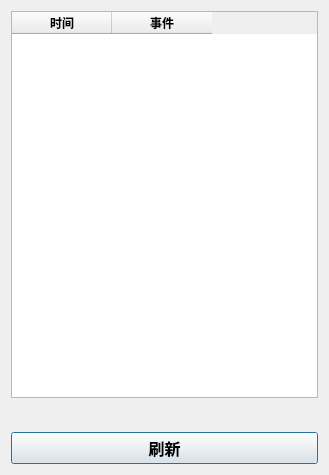
<?xml version="1.0" encoding="UTF-8"?>
<ui version="4.0">
 <class>Dialog_deviceLog</class>
 <widget class="QDialog" name="Dialog_deviceLog">
  <property name="geometry">
   <rect>
    <x>0</x>
    <y>0</y>
    <width>329</width>
    <height>475</height>
   </rect>
  </property>
  <property name="sizePolicy">
   <sizepolicy hsizetype="Fixed" vsizetype="Preferred">
    <horstretch>0</horstretch>
    <verstretch>0</verstretch>
   </sizepolicy>
  </property>
  <property name="windowTitle">
   <string>小安宝设备查询软件</string>
  </property>
  <layout class="QVBoxLayout" name="verticalLayout">
   <item>
    <widget class="QTableWidget" name="tableWidget">
     <property name="font">
      <font>
       <pointsize>9</pointsize>
       <weight>75</weight>
       <italic>false</italic>
       <bold>true</bold>
      </font>
     </property>
     <column>
      <property name="text">
       <string>时间</string>
      </property>
     </column>
     <column>
      <property name="text">
       <string>事件</string>
      </property>
     </column>
    </widget>
   </item>
   <item>
    <widget class="QLabel" name="label_Refresh">
     <property name="font">
      <font>
       <family>SimSun-ExtB</family>
       <pointsize>12</pointsize>
      </font>
     </property>
     <property name="text">
      <string/>
     </property>
     <property name="alignment">
      <set>Qt::AlignCenter</set>
     </property>
    </widget>
   </item>
   <item>
    <widget class="QPushButton" name="pushButton_Refresh">
     <property name="font">
      <font>
       <family>Agency FB</family>
       <pointsize>12</pointsize>
       <weight>75</weight>
       <bold>true</bold>
      </font>
     </property>
     <property name="text">
      <string>刷新</string>
     </property>
    </widget>
   </item>
  </layout>
 </widget>
 <resources/>
 <connections/>
</ui>
